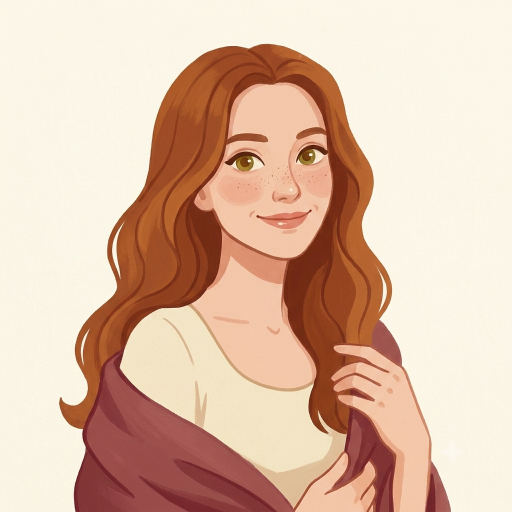
#> input picture png/Gemini_Generated_Image_7ll0ax7ll0ax7ll0.png, 1024 x 1024 px (shown at 1/2 size)
$ python magenta_key.py ../../png/Gemini_Generated_Image_7ll0ax7ll0ax7ll0.png out.png
#> lines starting #> are read from the running program, lines starting #| are printed output that depends on the picture; after the words box and inside, x2 and y2 are one past the last pixel; in counts of white or black regions, pixels touching at a corner belong together
#!/usr/bin/env python3
"""Key out a flat magenta (#FF00FF) background from an avatar and emit a clean
1254x1254 transparent PNG. Deterministic, no upscaling-blur.

Usage:
    python tools/avatars/magenta_key.py <in.png> <out.png> [--size 1254] [--no-align]

What it does:
  1. Removes magenta pixels that are connected to the image border (so an
     accidental magenta detail *inside* the subject, if any, survives).
  2. De-fringes: erodes the subject edge by 1px to kill the magenta halo that
     anti-aliasing leaves around hair.
  3. By default trims to the subject and bottom-aligns it on a square canvas
     (matches the anchors). Pass --no-align to just key + resize the square.
     NOTE: never upscales the subject beyond the source (avoids blur); it only
     ever shrinks to fit. Compose tight in the prompt, not here.

Requires: pillow, numpy, scipy.
"""
import argparse
import numpy as np
from PIL import Image
from scipy import ndimage


def key_magenta(a):
    """Set alpha=0 on border-connected magenta. a: HxWx4 uint8 (modified in place)."""
    rgb = a[:, :, :3].astype(int)
    r, g, b = rgb[:, :, 0], rgb[:, :, 1], rgb[:, :, 2]
    # magenta = high red + high blue + low green
    magenta = (r > 150) & (b > 150) & (g < 120)
    lbl, _ = ndimage.label(magenta)
    border = set(lbl[0, :]) | set(lbl[-1, :]) | set(lbl[:, 0]) | set(lbl[:, -1])
    border.discard(0)
    bg = np.isin(lbl, list(border))
    a[bg, 3] = 0
    return a, int(bg.sum())


def defringe(a, px=1):
    """Erode the opaque mask by px to remove the 1px magenta-tinted edge halo."""
    mask = a[:, :, 3] > 16
    eroded = ndimage.binary_erosion(mask, iterations=px)
    a[~eroded, 3] = 0
    return a


def bottom_align(a, size):
    """Trim to alpha bbox, shrink-to-fit if needed, bottom-align + h-center on size^2."""
    alpha = a[:, :, 3]
    ys, xs = np.where(alpha > 16)
    if len(ys) == 0:
        return np.zeros((size, size, 4), np.uint8)
    crop = a[ys.min():ys.max() + 1, xs.min():xs.max() + 1]
    ch, cw = crop.shape[:2]
    scale = min(1.0, size / ch, size / cw)  # only ever shrink, never upscale
    if scale < 1.0:
        crop = np.array(Image.fromarray(crop).resize(
            (max(1, round(cw * scale)), max(1, round(ch * scale))), Image.LANCZOS))
        ch, cw = crop.shape[:2]
    out = np.zeros((size, size, 4), np.uint8)
    x0 = (size - cw) // 2
    y0 = size - ch  # subject bottom on the bottom edge, like the anchors
    out[y0:y0 + ch, x0:x0 + cw] = crop
    return out


def main():
    ap = argparse.ArgumentParser()
    ap.add_argument("src")
    ap.add_argument("dst")
    ap.add_argument("--size", type=int, default=1254)
    ap.add_argument("--no-align", action="store_true",
                    help="just key + resize the square, don't trim/bottom-align")
    args = ap.parse_args()

    a = np.array(Image.open(args.src).convert("RGBA"))
#> a is the input picture: shape (1024, 1024, 4); mean R, G, B, A 221.3, 189.5, 168.1, 255
    a, removed = key_magenta(a)
#> in key_magenta, `r, g, b = rgb[:, :, 0], rgb[:, :, 1], rgb[:, :, 2]`:
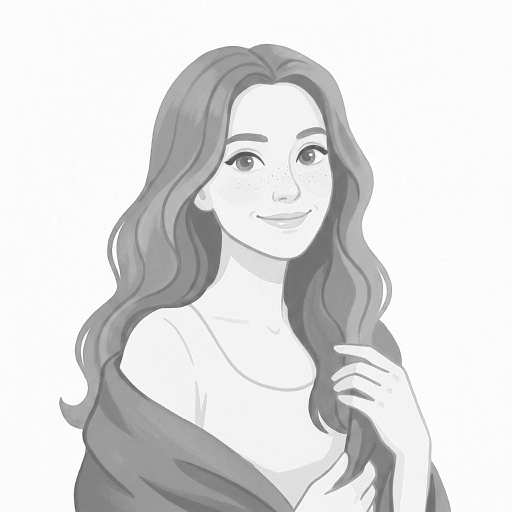
#> r: shape (1024, 1024) int64 (shown at 1/2 size); min 62, max 255, mean 221.3
#> in key_magenta, `r, g, b = rgb[:, :, 0], rgb[:, :, 1], rgb[:, :, 2]`:
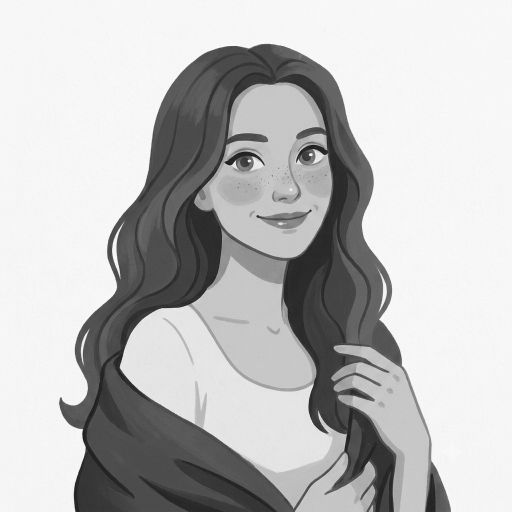
#> g: shape (1024, 1024) int64 (shown at 1/2 size); min 16, max 254, mean 189.5
#> in key_magenta, `r, g, b = rgb[:, :, 0], rgb[:, :, 1], rgb[:, :, 2]`:
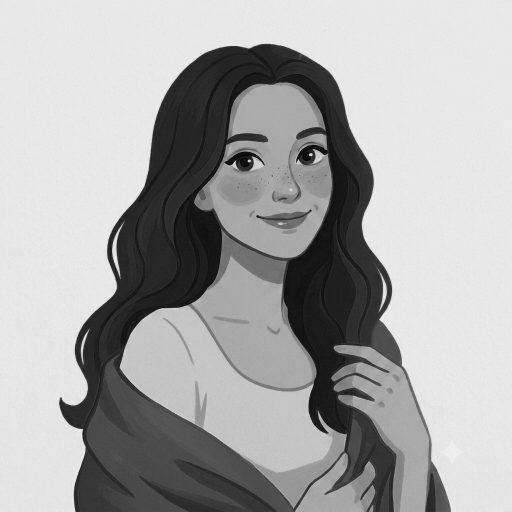
#> b: shape (1024, 1024) int64 (shown at 1/2 size); min 0, max 241, mean 168.1
#> in key_magenta, `magenta = (r > 150) & (b > 150) & (g < 120)`: magenta: shape (1024, 1024) bool; every value is 0
#> in key_magenta, `lbl, _ = ndimage.label(magenta)`: lbl: shape (1024, 1024) int32; every value is 0
#> in key_magenta, `border = set(lbl[0, :]) | set(lbl[-1, :]) | set(lbl[:, 0]) | set(lbl[:..`: border = 1 item
#> removed = 0
    a = defringe(a, 1)
#> in defringe, `mask = a[:, :, 3] > 16`: mask: shape (1024, 1024) bool; every value is 1
#> in defringe, `eroded = ndimage.binary_erosion(mask, iterations=px)`:
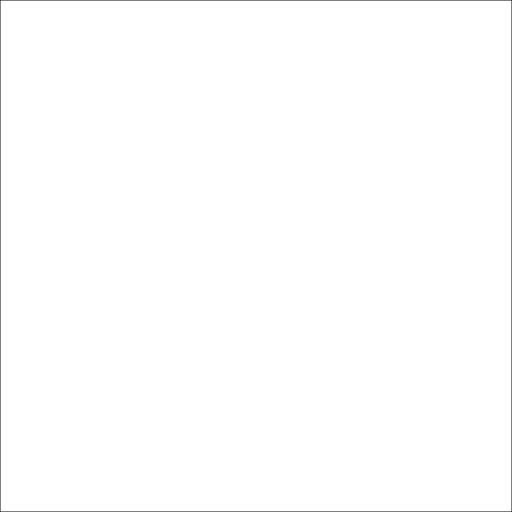
#> eroded: shape (1024, 1024) bool (shown at 1/2 size); 99.6% white; black in thin lines or dots
#> in defringe, `a[~eroded, 3] = 0`:
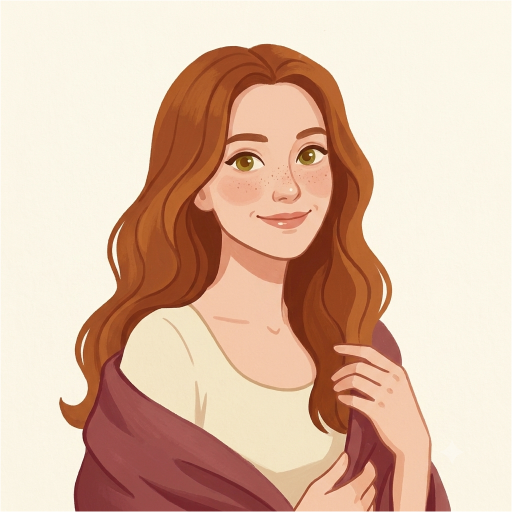
#> a: shape (1024, 1024, 4) (shown at 1/2 size); 0.39% of pixels changed, all inside (x1, y1, x2, y2) = (0, 0, 1024, 1024); transparent parts drawn white
    if args.no_align:
        out = np.array(Image.fromarray(a).resize((args.size, args.size), Image.LANCZOS))
    else:
        out = bottom_align(a, args.size)
#> in bottom_align, `alpha = a[:, :, 3]`: alpha: shape (1024, 1024); 99.6% white; black in thin lines or dots
#> in bottom_align, `out[y0:y0 + ch, x0:x0 + cw] = crop`:
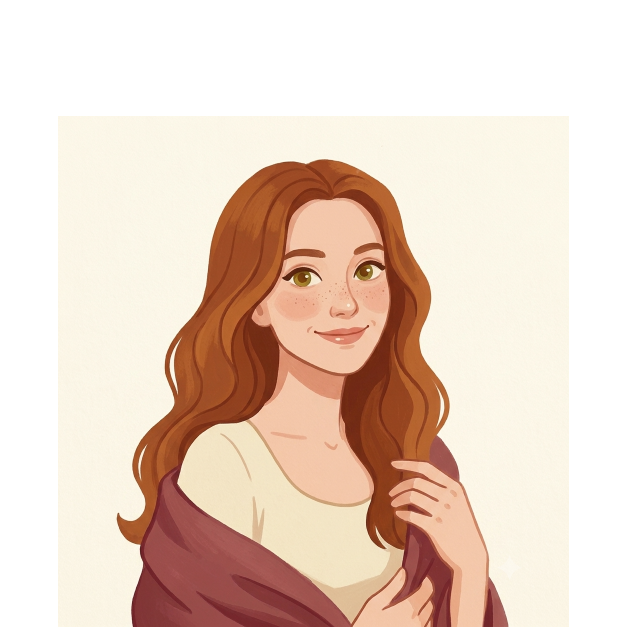
#> out: shape (1254, 1254, 4) (shown at 1/2 size); mean R, G, B, A 146.9, 125.8, 111.6, 169.4; transparent parts drawn white
    Image.fromarray(out).save(args.dst)
    print(f"{args.src} -> {args.dst} | keyed {removed:,} px | {args.size}x{args.size}")
#| ../../png/Gemini_Generated_Image_7ll0ax7ll0ax7ll0.png -> out.png | keyed 0 px | 1254x1254


if __name__ == "__main__":
    main()

$ run again, on png/178304408797b4.png
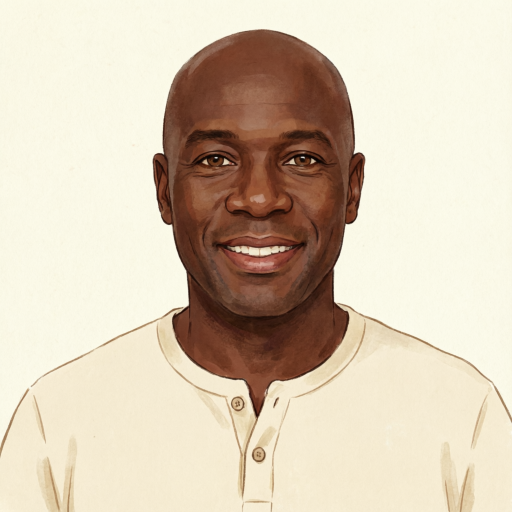
#> input picture png/178304408797b4.png, 1024 x 1024 px (shown at 1/2 size)
#> in key_magenta, `r, g, b = rgb[:, :, 0], rgb[:, :, 1], rgb[:, :, 2]`:
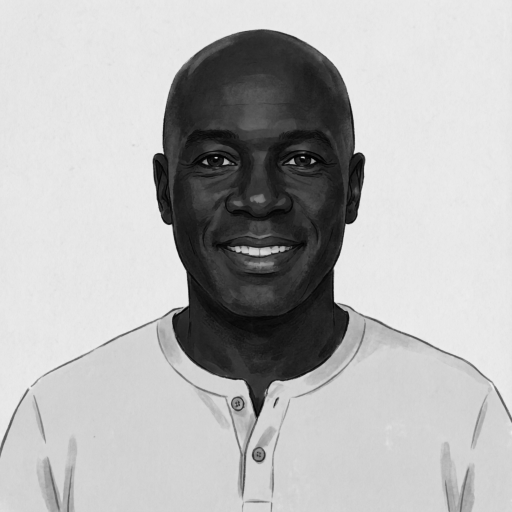
#> b: shape (1024, 1024) int64 (shown at 1/2 size); min 0, max 240, mean 181.2
#> magenta: shape (1024, 1024) bool; every value is 0
#> lbl: shape (1024, 1024) int32; every value is 0
#> border = 1 item
#> removed = 0
#> mask: shape (1024, 1024) bool; every value is 1
#> eroded: shape (1024, 1024) bool; 99.6% white; black in thin lines or dots
#> alpha: shape (1024, 1024); 99.6% white; black in thin lines or dots
#> in bottom_align, `out[y0:y0 + ch, x0:x0 + cw] = crop`:
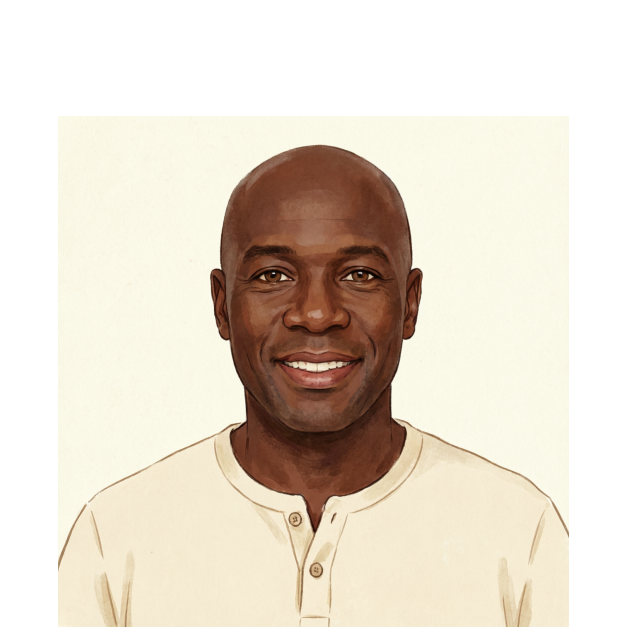
#> out: shape (1254, 1254, 4) (shown at 1/2 size); mean R, G, B, A 143.6, 133.8, 120.3, 169.4; transparent parts drawn white
#| ../../png/178304408797b4.png -> out.png | keyed 0 px | 1254x1254

$ run again, on png/1783044159d6a9.png
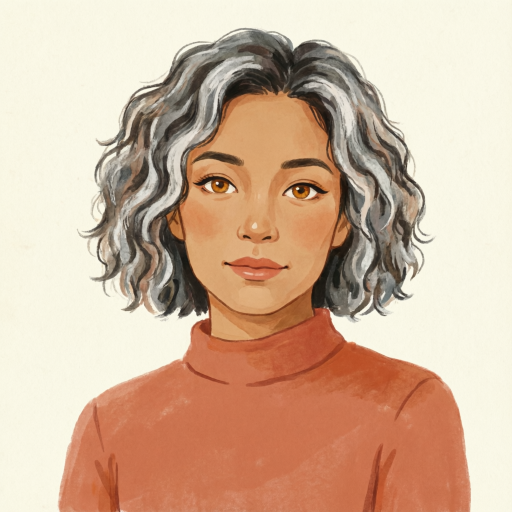
#> input picture png/1783044159d6a9.png, 1024 x 1024 px (shown at 1/2 size)
#> in key_magenta, `r, g, b = rgb[:, :, 0], rgb[:, :, 1], rgb[:, :, 2]`:
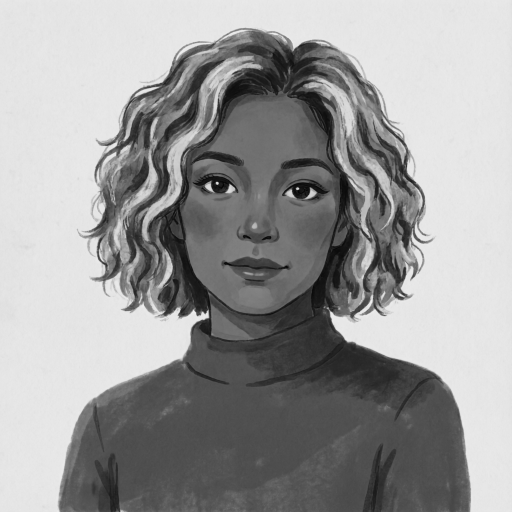
#> b: shape (1024, 1024) int64 (shown at 1/2 size); min 0, max 242, mean 155
#> magenta: shape (1024, 1024) bool; every value is 0
#> lbl: shape (1024, 1024) int32; every value is 0
#> border = 1 item
#> removed = 0
#> mask: shape (1024, 1024) bool; every value is 1
#> eroded: shape (1024, 1024) bool; 99.6% white; black in thin lines or dots
#> alpha: shape (1024, 1024); 99.6% white; black in thin lines or dots
#> in bottom_align, `out[y0:y0 + ch, x0:x0 + cw] = crop`:
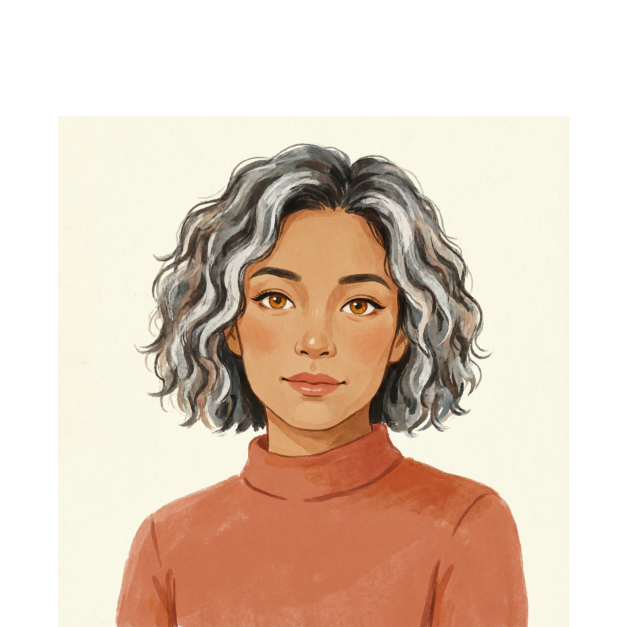
#> out: shape (1254, 1254, 4) (shown at 1/2 size); mean R, G, B, A 138.9, 118.9, 102.9, 169.4; transparent parts drawn white
#| ../../png/1783044159d6a9.png -> out.png | keyed 0 px | 1254x1254

$ run again, on png/178304421034b5.png
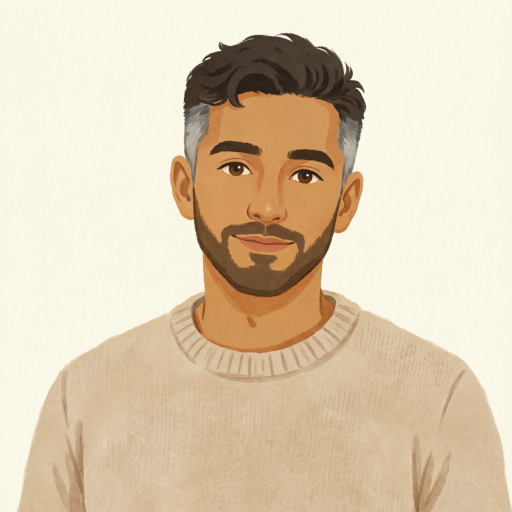
#> input picture png/178304421034b5.png, 1024 x 1024 px (shown at 1/2 size)
#> in key_magenta, `r, g, b = rgb[:, :, 0], rgb[:, :, 1], rgb[:, :, 2]`:
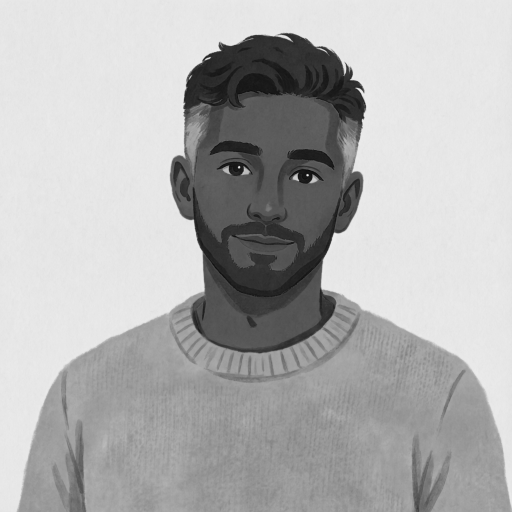
#> b: shape (1024, 1024) int64 (shown at 1/2 size); min 6, max 239, mean 178.1
#> magenta: shape (1024, 1024) bool; every value is 0
#> lbl: shape (1024, 1024) int32; every value is 0
#> border = 1 item
#> removed = 0
#> mask: shape (1024, 1024) bool; every value is 1
#> eroded: shape (1024, 1024) bool; 99.6% white; black in thin lines or dots
#> alpha: shape (1024, 1024); 99.6% white; black in thin lines or dots
#> in bottom_align, `out[y0:y0 + ch, x0:x0 + cw] = crop`:
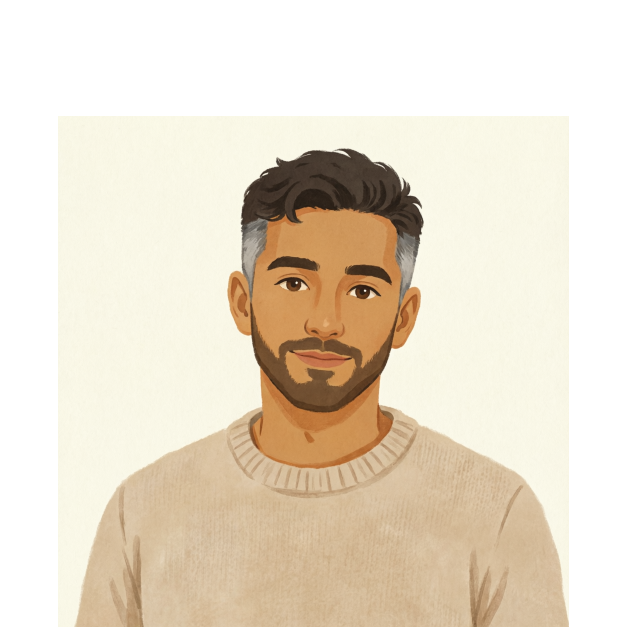
#> out: shape (1254, 1254, 4) (shown at 1/2 size); mean R, G, B, A 146.9, 135.8, 118.2, 169.4; transparent parts drawn white
#| ../../png/178304421034b5.png -> out.png | keyed 0 px | 1254x1254
